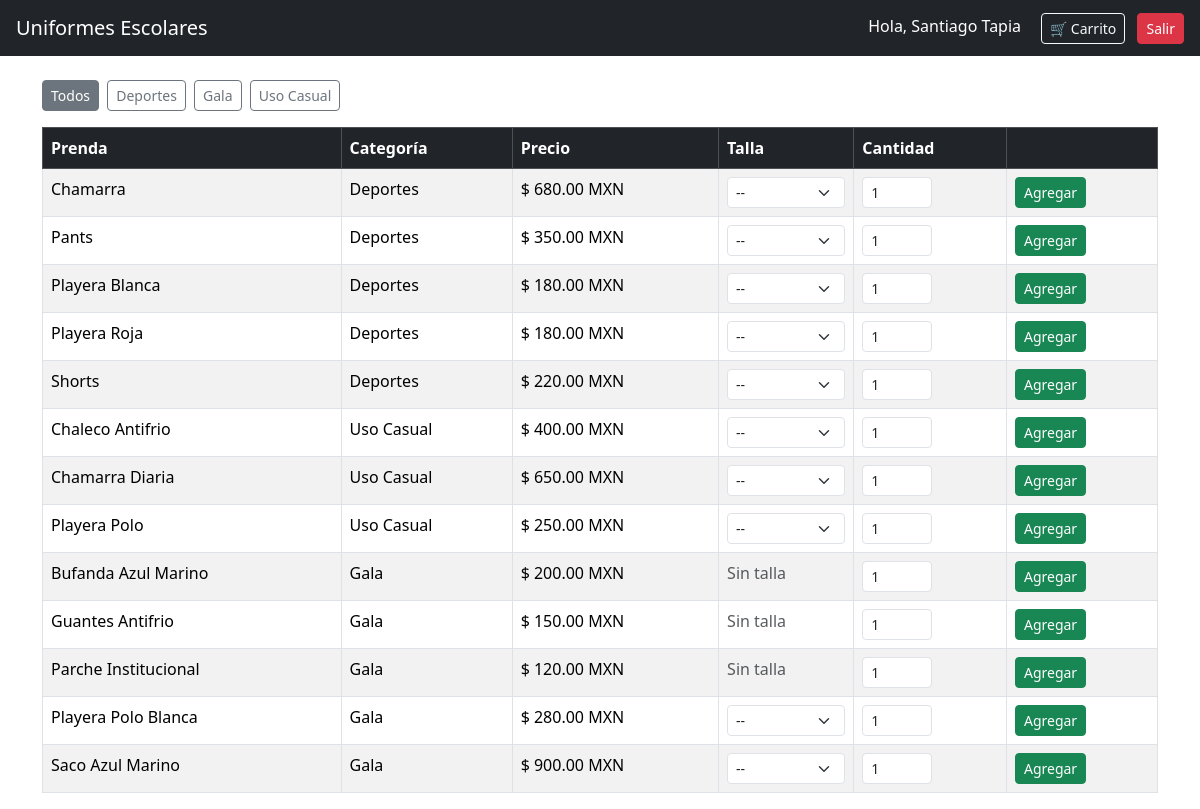
The app's page /src/catalogo.php (signed in) with its own data.
### tables this page shows
CREATE TABLE categorias (
    id_categoria INT          NOT NULL AUTO_INCREMENT PRIMARY KEY,
    nombre       VARCHAR(100) NOT NULL
);

CREATE TABLE prendas (
    id_prenda    INT           NOT NULL AUTO_INCREMENT PRIMARY KEY,
    id_categoria INT           NOT NULL,
    nombre       VARCHAR(100)  NOT NULL,
    precio       DECIMAL(10,2) NOT NULL,
    imagen       VARCHAR(255)  DEFAULT NULL,
    tiene_talla  BOOLEAN       NOT NULL DEFAULT TRUE,
    FOREIGN KEY (id_categoria) REFERENCES categorias(id_categoria)
);

### src/models/Categoria.php (called while the page is built, shortened)
<?php
class Categoria {
    public static function getAll($cnx) {
        $stmt = $cnx->query("SELECT * FROM categorias ORDER BY nombre");
        return $stmt->fetchAll(PDO::FETCH_ASSOC);
    }
}

### src/models/Prenda.php (called while the page is built, shortened)
<?php
class Prenda {
    public static function getAll($cnx) {
        $stmt = $cnx->query("SELECT * FROM prendas ORDER BY id_categoria, nombre");
        return $stmt->fetchAll(PDO::FETCH_ASSOC);
    }
}

### src/catalogo.php (the view, shortened to what this page needs)
<?php
require_once "models/Categoria.php";
require_once "models/Prenda.php";
include_once "db_cnx.php";
$categorias = Categoria::getAll($cnx);
$filtro = isset($_GET["categoria"]) && is_numeric($_GET["categoria"])
        ? (int)$_GET["categoria"]
        : 0;
if ($filtro > 0) {
    $prendas = Prenda::getByCategoria($cnx, $filtro);
} else {
    $prendas = Prenda::getAll($cnx);
}
?>
<!doctype html>
<html lang="es">
<head>
    <link href="https://cdn.jsdelivr.net/npm/bootstrap@5.3.8/dist/css/bootstrap.min.css" rel="stylesheet"
>
</head>
<body>
<nav class="navbar navbar-dark bg-dark px-3">
    <span class="navbar-brand">Uniformes Escolares</span>
    <div>
        <span class="text-white me-3">Hola, <?= htmlspecialchars($_SESSION["nombre"]) ?></span>
        <a class="btn btn-outline-light btn-sm me-2" href="carrito.php">🛒 Carrito</a>
        <a class="btn btn-danger btn-sm" href="logout.php">Salir</a>
    </div>
</nav>
<main class="container mt-4">
    <div class="mb-3">
        <a class="btn btn-outline-secondary btn-sm me-1 <?= $filtro === 0 ? 'active' : '' ?>"
           href="catalogo.php">Todos</a>
        <?php foreach ($categorias as $cat): ?>
            <a class="btn btn-outline-secondary btn-sm me-1 <?= $filtro === (int)$cat['id_categoria'] ? 'active' : '' ?>"
               href="catalogo.php?categoria=<?= $cat['id_categoria'] ?>">
                <?= htmlspecialchars($cat['nombre']) ?>
            </a>
        <?php endforeach; ?>
    </div>
    <table class="table table-striped table-bordered">
        <thead class="table-dark">
            <tr>
                <th>Prenda</th>
                <th>Categoría</th>
                <th>Precio</th>
                <th>Talla</th>
                <th>Cantidad</th>
                <th></th>
            </tr>
        </thead>
        <tbody>
            <?php if (count($prendas) === 0): ?>
                <tr><td colspan="6">No hay prendas en esta categoría.</td></tr>
            <?php else: ?>
                <?php foreach ($prendas as $prenda): ?>
                    <tr>
                        <td><?= htmlspecialchars($prenda['nombre']) ?></td>
                        <td>
                            <?php
                            foreach ($categorias as $cat) {
                                if ($cat['id_categoria'] === $prenda['id_categoria']) {
                                    echo htmlspecialchars($cat['nombre']);
                                    break;
                                }
                            }
                            ?>
                        </td>
                        <td>$ <?= number_format($prenda['precio'], 2) ?> MXN</td>
                        <td>
                            <?php if ($prenda['tiene_talla']): ?>
                                <form method="POST" action="carritoCNT.php" style="display:inline">
                                    <select name="talla" class="form-select form-select-sm" required>
                                        <option value="">--</option>
                                    </select>
                            <?php else: ?>
                                <form method="POST" action="carritoCNT.php" style="display:inline">
                                    <span class="text-muted">Sin talla</span>
                            <?php endif; ?>
                        </td>
                        <td>
                            <input type="number" name="cantidad" value="1"
                                   min="1" max="10" class="form-control form-control-sm"
                                   style="width:70px">
                        </td>
                        <td>
                                <button type="submit" class="btn btn-success btn-sm">
                                    Agregar
                                </button>
                        </td>
                    </tr>
                <?php endforeach; ?>
            <?php endif; ?>
        </tbody>
    </table>
</main>
</body>
</html>

### records on screen
categorias: nombre "Deportes"
categorias: nombre "Gala"
categorias: nombre "Uso Casual"
prendas: nombre "Chamarra", precio "680.00"
prendas: nombre "Pants", precio "350.00"
prendas: nombre "Playera Blanca", precio "180.00"
prendas: nombre "Playera Roja", precio "180.00"
prendas: nombre "Shorts", precio "220.00"
prendas: nombre "Chaleco Antifrio", precio "400.00"
prendas: nombre "Chamarra Diaria", precio "650.00"
prendas: nombre "Playera Polo", precio "250.00"
prendas: nombre "Bufanda Azul Marino", precio "200.00"
prendas: nombre "Guantes Antifrio", precio "150.00"
prendas: nombre "Parche Institucional", precio "120.00"
prendas: nombre "Playera Polo Blanca", precio "280.00"
prendas: nombre "Saco Azul Marino", precio "900.00"

### other values on screen
$_SESSION["nombre"] "Santiago Tapia"
